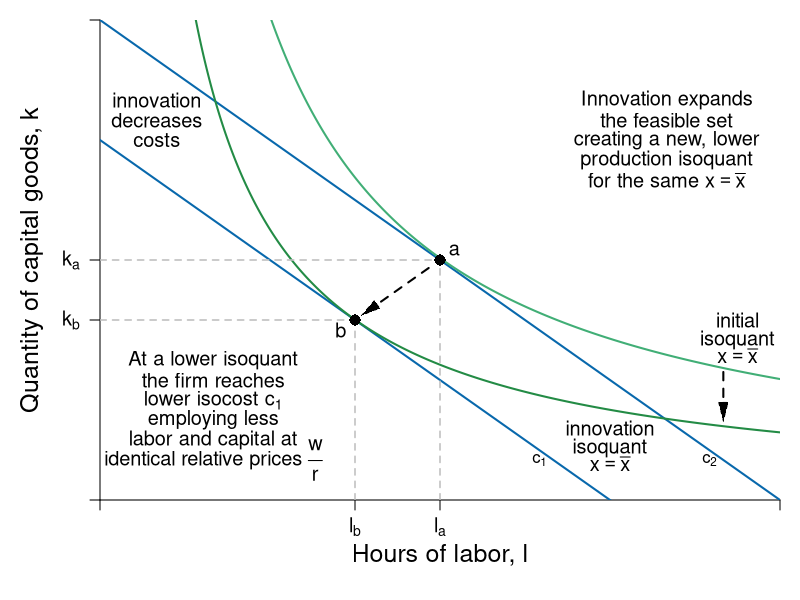

The R source for this figure:
require(shape)
pdf(file = "specprodexch/tech_change_isoquant.pdf", width = 8, height = 8)

#Set parameters for graphics
axislabelsize <- 1.5
labelsize <- 1.2
graphlinewidth <- 2
segmentlinewidth <- 1.5

COL <- c("#7fc97f", "#beaed4", "#fdc086", "#ffff99", "#386cb0", "#f0027f", "#bf5b17", "#666666")
COLA <- c("#99d8c9","#66c2a4","#41ae76", "#238b45", "#005824")
COLB <- c("#4eb3d3", "#2b8cbe", "#0868ac","#084081")

#Edited the margins to cater for the larger LHS labels
par(mar =  c(5, 5, 1, 1))

isocost <- function(l, c = 10, w = 1, r = 1) {
  c - (w/r)*l
}


isoquant <- function(l, alpha = 0.5, x = 5, A = 1) {
  (x / (A*l^alpha))^(1/(1 - alpha))
}


xlims <- c(0, 12)
ylims <- c(0, 12)

npts <- 501 
x <- seq(xlims[1], xlims[2], length.out = npts)
y <- seq(ylims[1], ylims[2], length.out = npts) 
a <- c(13, 16.75, 19.25)

plot(0, 0, xlim = xlims, ylim = ylims, type = "n",
     xlab = expression(paste("")),
     ylab = expression(paste("")), 
     xaxt = "n", 
     yaxt = "n", 
     cex.lab = axislabelsize, 
     bty = "n",
     xaxs="i", 
     yaxs="i")

# ticksy <- seq(from = ylims[1], to = ylims[2], by = 1)
# ylabels <- seq(from = ylims[1], to = ylims[2], by = 1)
# ticksx <- seq(from = xlims[1], to = xlims[2], by = 1)
# xlabels <- seq(from = xlims[1], to = xlims[2], by = 1)
ticksy <- c(0, 4.5, 6 , ylims[2])
ylabels <- c(NA, expression(paste(k[b])), expression(paste(k[a])), NA)
ticksx <- c(0, 4.5, 6, xlims[2])
xlabels <- c(NA, expression(paste(l[b])), expression(paste(l[a])), NA)




axis(1, at = ticksx, pos = 0, labels = xlabels, cex.axis = labelsize)
axis(2, at = ticksy, pos = 0, labels = ylabels, las = 1, cex.axis = labelsize)

npts <- 500 
xx1 <- seq(xlims[1], xlims[2], length.out = npts)

#lines(xx1, bcA(xx1, w = 10, p = 1.5), col = COLB[3], lwd = graphlinewidth)
#lines(xx1, isocost(xx1, c = 10, w = 1, r = 1), col = COLB[3], lwd = graphlinewidth)
lines(xx1, isocost(xx1, c = 9, w = 1, r = 1), col = COLB[3], lwd = graphlinewidth)
lines(xx1, isocost(xx1, c = 12, w = 1, r = 1), col = COLB[3], lwd = graphlinewidth)
lines(xx1, isoquant(xx1, x = 5, alpha = 0.5, A = 0.83), col = COLA[3], lwd = graphlinewidth)
lines(xx1, isoquant(xx1, x = 5, alpha = 0.5, A = 1.11), col = COLA[4], lwd = graphlinewidth)

#Label the axes
mtext(expression(paste("Hours of labor, ", l)), side=1, line = 2.5, cex = axislabelsize)
text(-1.2, 0.5*ylims[2], expression(paste("Quantity of capital goods, ", k)), xpd = TRUE, cex = axislabelsize, srt = 90) 

#Label the isoquant curve
text(11.25, 4.5, expression("initial"), cex = labelsize)
text(11.25, 4, expression("isoquant"), cex = labelsize)
text(11.25, 3.6, expression(paste(x == bar(x))), cex = labelsize)
Arrows(11, 3.2, 11, 2.2, col = "black", lty = 2, lwd = 2, arr.type = "triangle", arr.lwd = 0.5)
text(9, 1.8, expression("innovation"), cex = labelsize)
text(9, 1.3, expression("isoquant"), cex = labelsize)
text(9, 0.9, expression(paste(x == bar(x))), cex = labelsize)

#Label the price lines
text(7.75, 1, expression(paste(c[1])))
text(10.75, 1, expression(paste(c[2])))

#Label a
segments(0, 6, 6, 6, lty = 2, col = "gray" , lwd = segmentlinewidth)
segments(6, 0, 6, 6, lty = 2, col = "gray" , lwd = segmentlinewidth)
points(6, 6, pch = 16, col = "black", cex = 1.5)
text(6.25, 6.25, expression(paste(a)), cex = labelsize)

#Label b
segments(0, 4.5, 4.5, 4.5, lty = 2, col = "gray" , lwd = segmentlinewidth)
segments(4.5, 0, 4.5, 4.5, lty = 2, col = "gray" , lwd = segmentlinewidth)
points(4.5, 4.5, pch = 16, col = "black", cex = 1.5)
text(4.25, 4.25, expression(paste(b)), cex = labelsize)
Arrows(5.8, 5.8, 4.75, 4.75, col = "black", lty = 2, lwd = 2, arr.type = "triangle", arr.lwd = 0.5)


#Add mrs = mrt at i
# text(5, 10.25, expression(paste(trs(l,k) == mrt(l,k))), cex = labelsize)
# text(5, 9.25, expression(paste(frac(mp[l], mp[k]) == frac(w,r))), cex = labelsize)
# Arrows(5, 8.5, 5, 5.5, col = "black", lty = 1, lwd = 2, arr.type = "triangle", arr.lwd = 0.5)

#New tech cost min
#points(4, isoquant(l = 4, A = 1.25), pch = 16, col = "black", cex = 1.5)

text(1, 10, expression("innovation"), cex = labelsize)
text(1, 9.5, expression("decreases"), cex = labelsize)
text(1, 9, expression("costs"), cex = labelsize)


text(10, 10, expression("Innovation expands"), cex = labelsize)
text(10, 9.5, expression("the feasible set"), cex = labelsize)
text(10, 9, expression("creating a new, lower"), cex = labelsize)
text(10, 8.5, expression("production isoquant"), cex = labelsize)
text(10, 8, expression(paste("for the same ", x == bar(x))), cex = labelsize)

#Arrows(1.85, 10.1, 1.85, 7.5, col = "black", lty = 2, lwd = 2, arr.type = "triangle", arr.lwd = 0.5)

text(2, 3.5, expression("At a lower isoquant"), cex = labelsize)
text(2, 3, expression("the firm reaches"), cex = labelsize)
text(2, 2.5, expression(paste("lower isocost ", c[1])), cex = labelsize)
text(2, 2, expression("employing less"), cex = labelsize)
text(2, 1.5, expression(paste("labor and capital at")), cex = labelsize)
text(2, 1, expression(paste("identical relative prices ", frac(w,r))), cex = labelsize)


#text(9, 5.9, expression(paste(b)), cex = labelsize)
#text(10.5, 7.775, expression(paste(c)), cex = labelsize)

dev.off()
